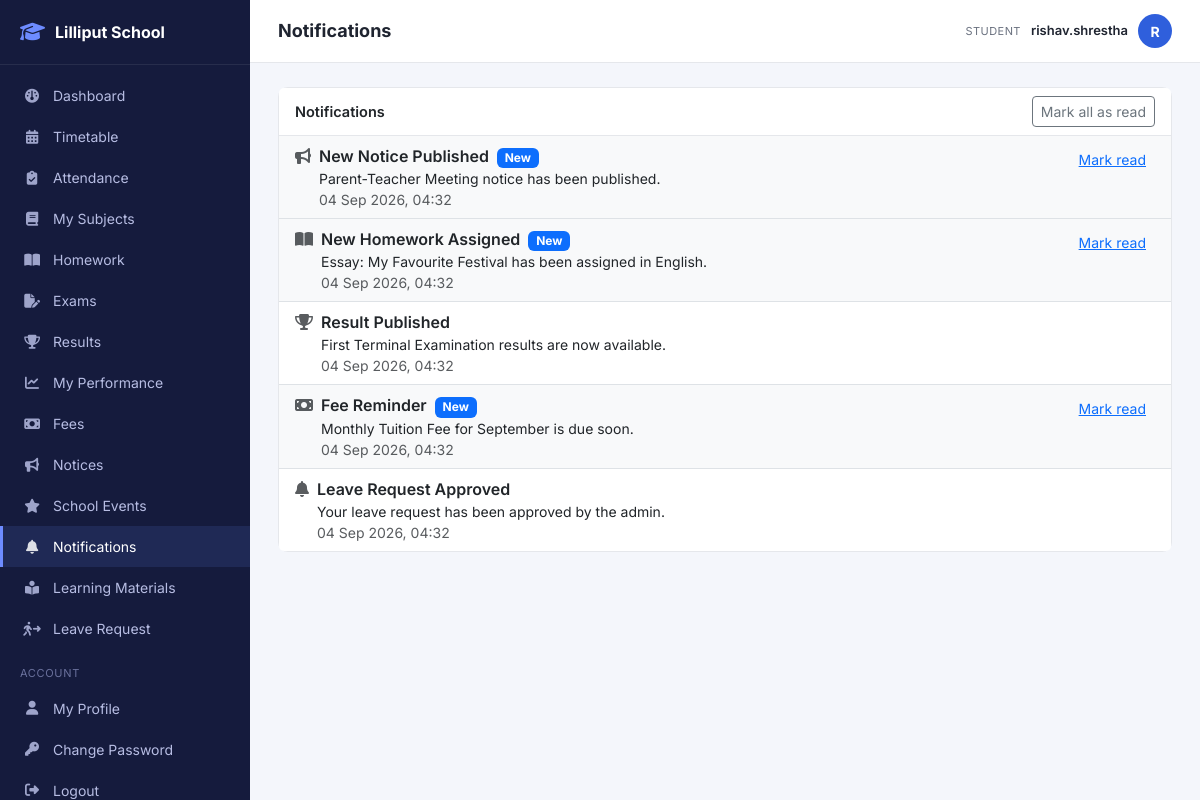
/student/notifications.php (signed in), run on the app's committed database.
### tables this page shows
CREATE TABLE notifications (
    id INT AUTO_INCREMENT PRIMARY KEY,
    user_id INT NOT NULL,
    title VARCHAR(150) NOT NULL,
    message VARCHAR(255) NOT NULL,
    type ENUM('notice','homework','result','fee','attendance','general') NOT NULL DEFAULT 'general',
    link VARCHAR(255) NULL,
    is_read TINYINT(1) NOT NULL DEFAULT 0,
    created_at DATETIME NOT NULL DEFAULT CURRENT_TIMESTAMP,
    FOREIGN KEY (user_id) REFERENCES users(id) ON DELETE CASCADE,
    INDEX idx_notif_user_read (user_id, is_read)
);

### core/helpers.php (called while the page is built, shortened)
<?php
function e(?string $value): string
{
    return htmlspecialchars((string)($value ?? ''), ENT_QUOTES, 'UTF-8');
}
function format_date(?string $date, string $fmt = 'd M Y'): string
{
    $d = DateTime::createFromFormat('Y-m-d', substr($date, 0, 10));
    return $d ? $d->format($fmt) : $date;
}

### student/notifications.php (the view, shortened to what this page needs)
<?php
$db = Database::connection();
$notifications = $db->prepare('SELECT * FROM notifications WHERE user_id = :u ORDER BY created_at DESC');
$notifications->execute(['u' => Auth::id()]);
$notifications = $notifications->fetchAll();
$icons = [
    'notice' => 'fa-bullhorn', 'homework' => 'fa-book-open', 'result' => 'fa-trophy',
    'fee' => 'fa-money-bill', 'attendance' => 'fa-clipboard-check', 'general' => 'fa-bell',
];
include __DIR__ . '/../includes/layout_start.php';
?>
<div class="card">
    <div class="card-header d-flex justify-content-between align-items-center">
        Notifications
        <form method="post"><?= Auth::csrfField() ?><button type="submit" name="mark_all_read" value="1" class="btn btn-sm btn-outline-secondary">Mark all as read</button></form>
    </div>
    <ul class="list-group list-group-flush">
        <?php foreach ($notifications as $n): ?>
            <li class="list-group-item d-flex justify-content-between align-items-start <?= $n['is_read'] ? '' : 'bg-light' ?>">
                <div class="d-flex gap-2">
                    <i class="fa-solid <?= $icons[$n['type']] ?? 'fa-bell' ?> text-muted mt-1"></i>
                    <div>
                        <div class="fw-semibold"><?= e($n['title']) ?> <?php if (!$n['is_read']): ?><span class="badge text-bg-primary ms-1">New</span><?php endif; ?></div>
                        <div class="small"><?= e($n['message']) ?></div>
                        <div class="small text-muted"><?= format_date($n['created_at']) ?>, <?= e(substr($n['created_at'], 11, 5)) ?></div>
                    </div>
                </div>
                <?php if (!$n['is_read']): ?>
                    <form method="post"><?= Auth::csrfField() ?><input type="hidden" name="mark_read" value="<?= (int)$n['id'] ?>"><button class="btn btn-sm btn-link">Mark read</button></form>
                <?php endif; ?>
            </li>
        <?php endforeach; ?>
    </ul>
</div>
<?php include __DIR__ . '/../includes/layout_end.php'; ?>

### assets/css/style.css (style rules this page uses)
:root { --sidebar-width: 250px; --brand-color: #2f5fdc; --brand-color-dark: #1e3fa0; --bg-soft: #f4f6fb; --text-muted: #6b7280; --border-color: #e5e7eb; --radius: 10px; }
* { box-sizing: border-box; }
body { font-family: 'Inter', -apple-system, BlinkMacSystemFont, sans-serif; background: var(--bg-soft); color: #1f2430; margin: 0; }
.card { border: 1px solid var(--border-color); border-radius: var(--radius); }
.card-header { background: #fff; border-bottom: 1px solid var(--border-color); font-weight: 600; font-size: 14.5px; }

### data on the page
notifications: title "New Notice Published", is_read "New", message "Parent-Teacher Meeting notice has been published.", created_at "04 Sep 2026", created_at "04:32"
notifications: title "New Homework Assigned", is_read "New", message "Essay: My Favourite Festival has been assigned in English.", created_at "04 Sep 2026", created_at "04:32"
notifications: title "Result Published", message "First Terminal Examination results are now available.", created_at "04 Sep 2026", created_at "04:32"
notifications: title "Fee Reminder", is_read "New", message "Monthly Tuition Fee for September is due soon.", created_at "04 Sep 2026", created_at "04:32"
notifications: title "Leave Request Approved", message "Your leave request has been approved by the admin.", created_at "04 Sep 2026", created_at "04:32"

### other printed values
$label "Dashboard Timetable Attendance My Subjects Homework Exams Results My Performance Fees Notices School Events Notifications Learning Materials Leave Request My Profile Change Password"
$pageTitle "Notifications"
role_label(Auth::role()) "STUDENT"
Auth::username() "rishav.shrestha"
substr(Auth::username(), 0, 1) "R"
